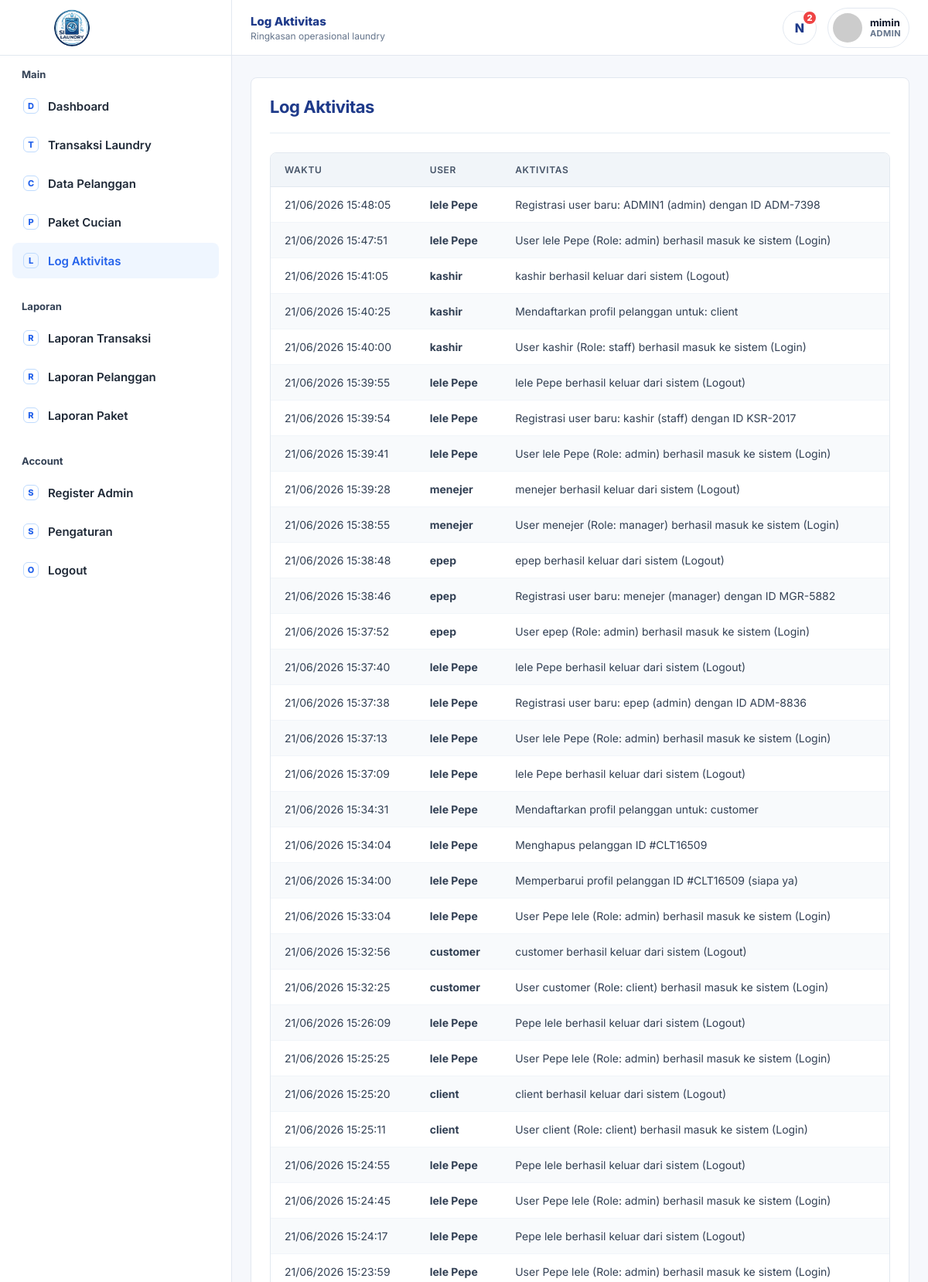
Screenshot of /index.php?page=log_aktivitas (signed in, upper part) with the database file from the repository.
### tables this page shows
CREATE TABLE `tbl_log_aktivitas` (
  `id_log` int(11) NOT NULL,
  `id_user` varchar(50) NOT NULL,
  `aktivitas` text NOT NULL,
  `waktu` timestamp NOT NULL DEFAULT current_timestamp()
);

CREATE TABLE `tbl_user` (
  `id_user` varchar(50) NOT NULL,
  `nama_user` varchar(100) NOT NULL,
  `password` varchar(255) NOT NULL,
  `role` enum('admin','manager','staff','client') NOT NULL DEFAULT 'client',
  `nama` varchar(100) NOT NULL,
  `foto` varchar(255) DEFAULT NULL,
  `created_at` timestamp NOT NULL DEFAULT current_timestamp()
);

### classes/Database.php (called while the page is built)
<?php
class Database {
    private static $instance = null;
    private $conn;
    private function __construct() {
        try {
            $this->conn = new PDO("mysql:host=".DB_HOST.";dbname=".DB_NAME, DB_USER, DB_PASS);
            $this->conn->setAttribute(PDO::ATTR_ERRMODE, PDO::ERRMODE_EXCEPTION);
        } catch(PDOException $e) {
            die("Koneksi gagal: " . $e->getMessage());
        }
    }
    public static function getInstance() {
        if (self::$instance == null) self::$instance = new Database();
        return self::$instance;
    }
    public function getConnection() {
        return $this->conn;
    }
}
?>

### classes/LogAktivitas.php (called while the page is built, shortened)
<?php
class LogAktivitas {
    private $db;
    public function __construct() {
        $this->db = Database::getInstance()->getConnection();
    }
    public function getLatestLogs($limit = 5) {
        $sql = "SELECT l.*, u.nama FROM tbl_log_aktivitas l
                LEFT JOIN tbl_user u ON l.id_user = u.id_user
                ORDER BY l.waktu DESC LIMIT :limit";
        $stmt = $this->db->prepare($sql);
        $stmt->bindValue(':limit', $limit, PDO::PARAM_INT);
        $stmt->execute();
        return $stmt->fetchAll(PDO::FETCH_ASSOC);
    }
}
?>

### views/admin/log_aktivitas.php (the view, shortened to what this page needs)
<?php
$logObj = new LogAktivitas();
$logs = $logObj->getLatestLogs(50);
?>
<?php include 'views/layouts/sidebar.php'; ?>
<div class="fw-master-container">
    <div class="fw-master-card">
        <div class="fw-master-header">
            <h2>Log Aktivitas</h2>
        </div>
        <div class="fw-table-responsive">
            <table class="fw-table-custom">
                <thead>
                    <tr>
                        <th>Waktu</th>
                        <th>User</th>
                        <th>Aktivitas</th>
                    </tr>
                </thead>
                <tbody>
                    <?php foreach ($logs as $log) : ?>
                    <tr>
                        <td><?= date('d/m/Y H:i:s', strtotime($log['waktu'])); ?></td>
                        <td><strong><?= htmlspecialchars($log['nama'] ?? 'Unknown'); ?></strong></td>
                        <td><?= htmlspecialchars($log['aktivitas']); ?></td>
                    </tr>
                    <?php endforeach; ?>
                </tbody>
            </table>
        </div>
    </div>
</div>
<?php include 'views/layouts/footer.php'; ?>

### assets/css/style.css (style rules this page uses)
:root { --bg-body: #f0f2f5; --bg-card: #ffffff; --text-main: #2c3e50; --text-body: #333333; --text-muted: #7f8c8d; --border-color: #dddddd; --table-hover: #f5f5f5; --input-bg: #ffffff; --input-border: #dddddd; --header-bg: linear-gradient(135deg, #2c3e50, #1a2632); --sidebar-bg: #1e2a36; }
* { margin: 0; padding: 0; box-sizing: border-box; font-family: 'Segoe UI', Tahoma, Geneva, Verdana, sans-serif; }
body { background: var(--bg-body); color: var(--text-body); transition: background 0.3s, color 0.3s; }
table { width: 100%; border-collapse: collapse; }
th, td { padding: 12px 15px; text-align: left; border-bottom: 1px solid var(--border-color); }
th { background: #2c3e50; color: white; }
td { color: var(--text-body); }

### views/layouts/sidebar.php (style rules this page uses)
:root { --fw-primary: #2563eb; --fw-primary-dark: #1e3a8a; --fw-primary-soft: #eff6ff; --fw-shell-bg: #f6f8fc; --fw-panel: #ffffff; --fw-line: #e2e8f0; --fw-text: #0f172a; --fw-muted: #64748b; --fw-sidebar-width: 300px; --fw-topbar-height: 72px; }
body { margin: 0; background: var(--fw-shell-bg); color: var(--fw-text); font-family: 'Inter', system-ui, -apple-system, BlinkMacSystemFont, 'Segoe UI', sans-serif; }
.fw-main .fw-master-container, .fw-main .fw-setting-container { padding: 0 !important; background: transparent !important; min-height: auto !important; }
.fw-main .fw-master-card, .fw-main .fw-setting-card { border-radius: 8px !important; box-shadow: none !important; max-width: none !important; }

### views/admin/log_aktivitas.php (style rules this page uses)
.fw-master-container { font-family: 'Inter', system-ui, -apple-system, sans-serif !important; padding: 32px; background-color: #f8fafc; min-height: 100vh; color: #1e293b; }
.fw-master-card { background: #ffffff; border-radius: 12px; box-shadow: 0 4px 6px -1px rgba(0, 0, 0, 0.05), 0 2px 4px -1px rgba(0, 0, 0, 0.03); padding: 24px; border: 1px solid #e2e8f0; }
.fw-master-header { display: flex; justify-content: space-between; align-items: center; border-bottom: 2px solid #f1f5f9; padding-bottom: 20px; margin-bottom: 24px; flex-wrap: wrap; gap: 16px; }
.fw-master-header h2 { font-size: 22px; font-weight: 700; color: #1e3a8a; margin: 0; letter-spacing: -0.02em; }
.fw-table-responsive { width: 100%; overflow-x: auto; border-radius: 8px; border: 1px solid #e2e8f0; }
.fw-table-custom { width: 100%; border-collapse: collapse; text-align: left; font-size: 14px; }
.fw-table-custom th { background-color: #f1f5f9; color: #475569; font-weight: 600; padding: 14px 18px; text-transform: uppercase; font-size: 12px; letter-spacing: 0.05em; border-bottom: 1px solid #e2e8f0; }
.fw-table-custom td { padding: 14px 18px; border-bottom: 1px solid #f1f5f9; color: #334155; }
.fw-table-custom tbody tr:nth-child(even) { background-color: #f8fafc; }

### rows the page displays
tbl_log_aktivitas: waktu "21/06/2026 15:48:05", id_user.nama "lele Pepe", aktivitas "Registrasi user baru: ADMIN1 (admin) dengan ID ADM-7398"
tbl_log_aktivitas: waktu "21/06/2026 15:47:51", id_user.nama "lele Pepe", aktivitas "User lele Pepe (Role: admin) berhasil masuk ke sistem (Login)"
tbl_log_aktivitas: waktu "21/06/2026 15:41:05", id_user.nama "kashir", aktivitas "kashir berhasil keluar dari sistem (Logout)"
tbl_log_aktivitas: waktu "21/06/2026 15:40:25", id_user.nama "kashir", aktivitas "Mendaftarkan profil pelanggan untuk: client"
tbl_log_aktivitas: waktu "21/06/2026 15:40:00", id_user.nama "kashir", aktivitas "User kashir (Role: staff) berhasil masuk ke sistem (Login)"
tbl_log_aktivitas: waktu "21/06/2026 15:39:55", id_user.nama "lele Pepe", aktivitas "lele Pepe berhasil keluar dari sistem (Logout)"
tbl_log_aktivitas: waktu "21/06/2026 15:39:54", id_user.nama "lele Pepe", aktivitas "Registrasi user baru: kashir (staff) dengan ID KSR-2017"
tbl_log_aktivitas: waktu "21/06/2026 15:39:41", id_user.nama "lele Pepe", aktivitas "User lele Pepe (Role: admin) berhasil masuk ke sistem (Login)"
tbl_log_aktivitas: waktu "21/06/2026 15:39:28", id_user.nama "menejer", aktivitas "menejer berhasil keluar dari sistem (Logout)"
tbl_log_aktivitas: waktu "21/06/2026 15:38:55", id_user.nama "menejer", aktivitas "User menejer (Role: manager) berhasil masuk ke sistem (Login)"
tbl_log_aktivitas: waktu "21/06/2026 15:38:48", id_user.nama "epep", aktivitas "epep berhasil keluar dari sistem (Logout)"
tbl_log_aktivitas: waktu "21/06/2026 15:38:46", id_user.nama "epep", aktivitas "Registrasi user baru: menejer (manager) dengan ID MGR-5882"
tbl_log_aktivitas: waktu "21/06/2026 15:37:52", id_user.nama "epep", aktivitas "User epep (Role: admin) berhasil masuk ke sistem (Login)"
tbl_log_aktivitas: waktu "21/06/2026 15:37:40", id_user.nama "lele Pepe", aktivitas "lele Pepe berhasil keluar dari sistem (Logout)"
tbl_log_aktivitas: waktu "21/06/2026 15:37:38", id_user.nama "lele Pepe", aktivitas "Registrasi user baru: epep (admin) dengan ID ADM-8836"
tbl_log_aktivitas: waktu "21/06/2026 15:37:13", id_user.nama "lele Pepe", aktivitas "User lele Pepe (Role: admin) berhasil masuk ke sistem (Login)"
tbl_log_aktivitas: waktu "21/06/2026 15:37:09", id_user.nama "lele Pepe", aktivitas "lele Pepe berhasil keluar dari sistem (Logout)"
tbl_log_aktivitas: waktu "21/06/2026 15:34:31", id_user.nama "lele Pepe", aktivitas "Mendaftarkan profil pelanggan untuk: customer"
tbl_log_aktivitas: waktu "21/06/2026 15:34:04", id_user.nama "lele Pepe", aktivitas "Menghapus pelanggan ID #CLT16509"
tbl_log_aktivitas: waktu "21/06/2026 15:34:00", id_user.nama "lele Pepe", aktivitas "Memperbarui profil pelanggan ID #CLT16509 (siapa ya)"
tbl_log_aktivitas: waktu "21/06/2026 15:33:04", id_user.nama "lele Pepe", aktivitas "User Pepe lele (Role: admin) berhasil masuk ke sistem (Login)"
tbl_log_aktivitas: waktu "21/06/2026 15:32:56", id_user.nama "customer", aktivitas "customer berhasil keluar dari sistem (Logout)"
tbl_log_aktivitas: waktu "21/06/2026 15:32:25", id_user.nama "customer", aktivitas "User customer (Role: client) berhasil masuk ke sistem (Login)"
tbl_log_aktivitas: waktu "21/06/2026 15:26:09", id_user.nama "lele Pepe", aktivitas "Pepe lele berhasil keluar dari sistem (Logout)"
tbl_log_aktivitas: waktu "21/06/2026 15:25:25", id_user.nama "lele Pepe", aktivitas "User Pepe lele (Role: admin) berhasil masuk ke sistem (Login)"
tbl_log_aktivitas: waktu "21/06/2026 15:25:20", id_user.nama "client", aktivitas "client berhasil keluar dari sistem (Logout)"
tbl_log_aktivitas: waktu "21/06/2026 15:25:11", id_user.nama "client", aktivitas "User client (Role: client) berhasil masuk ke sistem (Login)"
tbl_log_aktivitas: waktu "21/06/2026 15:24:55", id_user.nama "lele Pepe", aktivitas "Pepe lele berhasil keluar dari sistem (Logout)"
tbl_log_aktivitas: waktu "21/06/2026 15:24:45", id_user.nama "lele Pepe", aktivitas "User Pepe lele (Role: admin) berhasil masuk ke sistem (Login)"
tbl_log_aktivitas: waktu "21/06/2026 15:24:17", id_user.nama "lele Pepe", aktivitas "Pepe lele berhasil keluar dari sistem (Logout)"
tbl_log_aktivitas: waktu "21/06/2026 15:23:59", id_user.nama "lele Pepe", aktivitas "User Pepe lele (Role: admin) berhasil masuk ke sistem (Login)"

### other values shown
$item['icon'] "D"
$item['label'] "Dashboard"
$item['icon'] "T"
$item['label'] "Transaksi Laundry"
$item['icon'] "C"
$item['label'] "Data Pelanggan"
$item['icon'] "P"
$item['label'] "Paket Cucian"
$item['icon'] "L"
$item['label'] "Log Aktivitas"
$item['icon'] "R"
$item['label'] "Laporan Transaksi"
$item['label'] "Laporan Pelanggan"
$item['label'] "Laporan Paket"
str_replace('_', ' ', $currentPage) "Log Aktivitas"
